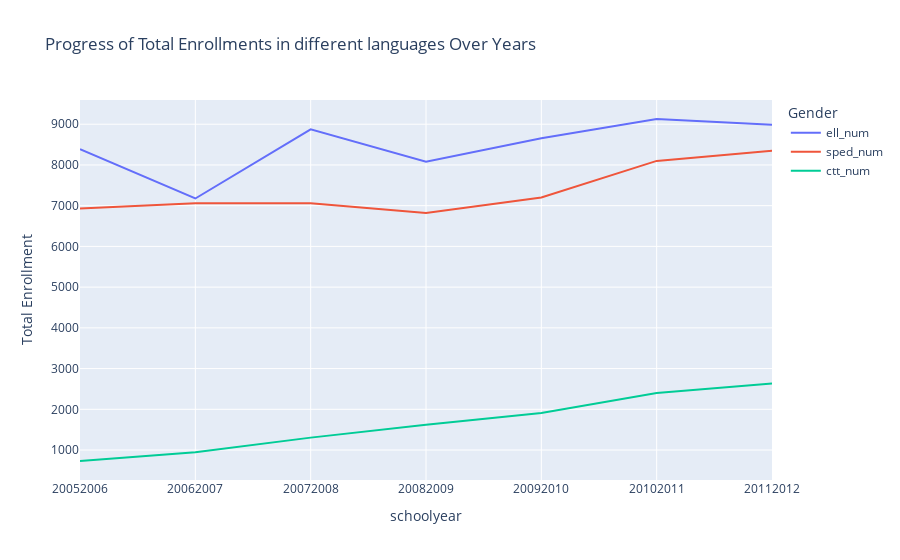

The cell this chart's notebook holds for it:
### Code cell
import pandas as pd
import plotly.express as px

# Assuming data is the first dataset and all_years_20_schools is the second dataset

# Convert relevant columns in the first dataset to numeric
numeric_columns = ['ell_num', 'sped_num', 'ctt_num']
data[numeric_columns] = data[numeric_columns].apply(pd.to_numeric, errors='coerce')

# Merge datasets
merged_data = pd.merge(data, all_years_20_schools, on=['schoolyear', 'Name'])

# Group by schoolyear and sum enrollments for boys and girls
gender_totals = merged_data.groupby('schoolyear')[['ell_num', 'sped_num', 'ctt_num']].sum().reset_index()

# Plot line graph
fig = px.line(gender_totals, x='schoolyear', y=['ell_num', 'sped_num', 'ctt_num'],
              labels={'variable': 'Gender', 'value': 'Total Enrollment'},
              title='Progress of Total Enrollments in different languages Over Years')
fig.show()

### Figure 1 — Plotly figure (JSON) as saved in the notebook; plotly's stock layout.template omitted (floating-point values rounded to 4 significant figures)
{"data": [{"hovertemplate": "Gender=ell_num<br>schoolyear=%{x}<br>Total Enrollment=%{y}<extra></extra>", "legendgroup": "ell_num", "line": {"color": "#636efa", "dash": "solid"}, "marker": {"symbol": "circle"}, "mode": "lines", "name": "ell_num", "orientation": "v", "showlegend": true, "type": "scatter", "x": ["20052006", "20062007", "20072008", "20082009", "20092010", "20102011", "20112012"], "xaxis": "x", "y": [8385, 7176, 8873, 8081, 8653, 9128, 8989], "yaxis": "y"}, {"hovertemplate": "Gender=sped_num<br>schoolyear=%{x}<br>Total Enrollment=%{y}<extra></extra>", "legendgroup": "sped_num", "line": {"color": "#EF553B", "dash": "solid"}, "marker": {"symbol": "circle"}, "mode": "lines", "name": "sped_num", "orientation": "v", "showlegend": true, "type": "scatter", "x": ["20052006", "20062007", "20072008", "20082009", "20092010", "20102011", "20112012"], "xaxis": "x", "y": [6931, 7061, 7057, 6822, 7200, 8099, 8348], "yaxis": "y"}, {"hovertemplate": "Gender=ctt_num<br>schoolyear=%{x}<br>Total Enrollment=%{y}<extra></extra>", "legendgroup": "ctt_num", "line": {"color": "#00cc96", "dash": "solid"}, "marker": {"symbol": "circle"}, "mode": "lines", "name": "ctt_num", "orientation": "v", "showlegend": true, "type": "scatter", "x": ["20052006", "20062007", "20072008", "20082009", "20092010", "20102011", "20112012"], "xaxis": "x", "y": [731, 946, 1305, 1623, 1908, 2402, 2636], "yaxis": "y"}], "layout": {"legend": {"title": {"text": "Gender"}, "tracegroupgap": 0}, "title": {"text": "Progress of Total Enrollments in different languages Over Years"}, "xaxis": {"anchor": "y", "domain": [0, 1], "title": {"text": "schoolyear"}}, "yaxis": {"anchor": "x", "domain": [0, 1], "title": {"text": "Total Enrollment"}}}}
